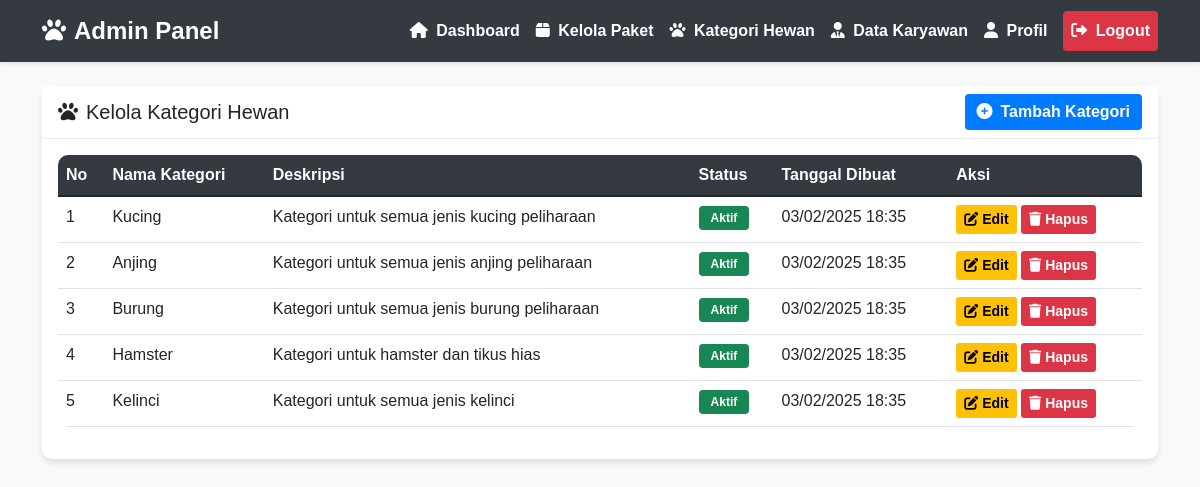
Page /admin/kategori.php (signed in) on the committed database.
### tables this page shows
CREATE TABLE `kategori_hewan` (
  `id_kategori` int NOT NULL,
  `nama_kategori` varchar(100) NOT NULL,
  `deskripsi` text,
  `status` enum('aktif','nonaktif') DEFAULT 'aktif',
  `created_at` timestamp NOT NULL DEFAULT CURRENT_TIMESTAMP
);

### admin/kategori.php (the view, shortened to what this page needs)
<?php
require_once '../includes/config.php';
$query = "SELECT * FROM kategori_hewan ORDER BY created_at DESC";
$result = mysqli_query($conn, $query);
?>
<!DOCTYPE html>
<html lang="id">
<head>
    <link href="https://cdn.jsdelivr.net/npm/bootstrap@5.1.3/dist/css/bootstrap.min.css" rel="stylesheet">
    <link rel="stylesheet" href="https://cdnjs.cloudflare.com/ajax/libs/font-awesome/6.0.0/css/all.min.css">
    <link rel="stylesheet" href="../assets/css/admin-style.css">
</head>
<body>
    <nav class="navbar navbar-expand-lg navbar-dark">
        <div class="container">
            <a class="navbar-brand" href="#">
                <i class="fas fa-paw me-2"></i>Admin Panel
            </a>
            <div class="collapse navbar-collapse" id="navbarNav">
                <ul class="navbar-nav ms-auto">
                    <li class="nav-item">
                        <a class="nav-link" href="dashboard.php">
                            <i class="fas fa-home me-1"></i> Dashboard
                        </a>
                    </li>
                    <li class="nav-item">
                        <a class="nav-link" href="paket.php">
                            <i class="fas fa-box me-1"></i> Kelola Paket
                        </a>
                    </li>
                    <li class="nav-item">
                        <a class="nav-link active" href="kategori.php">
                            <i class="fas fa-paw me-1"></i> Kategori Hewan
                        </a>
                    </li>
                    <li class="nav-item">
                        <a class="nav-link" href="karyawan.php">
                            <i class="fas fa-user-tie me-1"></i> Data Karyawan
                        </a>
                    </li>
                    <li class="nav-item">
                        <a class="nav-link" href="profil.php">
                            <i class="fas fa-user me-1"></i> Profil
                        </a>
                    </li>
                    <li class="nav-item">
                        <a class="nav-link btn btn-danger ms-2" href="logout.php">
                            <i class="fas fa-sign-out-alt me-1"></i> Logout
                        </a>
                    </li>
                </ul>
            </div>
        </div>
    </nav>
    <div class="container mt-4">
        <div class="card">
            <div class="card-header bg-white d-flex justify-content-between align-items-center">
                <h5 class="mb-0">
                    <i class="fas fa-paw me-2"></i>Kelola Kategori Hewan
                </h5>
                <button type="button" class="btn btn-primary" data-bs-toggle="modal" data-bs-target="#tambahModal">
                    <i class="fas fa-plus-circle me-2"></i>Tambah Kategori
                </button>
            </div>
            <div class="card-body">
                <div class="table-responsive">
                    <table class="table table-hover">
                        <thead>
                            <tr>
                                <th>No</th>
                                <th>Nama Kategori</th>
                                <th>Deskripsi</th>
                                <th>Status</th>
                                <th>Tanggal Dibuat</th>
                                <th>Aksi</th>
                            </tr>
                        </thead>
                        <tbody>
                            <?php
                            $no = 1;
                            while($row = mysqli_fetch_assoc($result)):
                            ?>
                                <tr>
                                    <td><?php echo $no++; ?></td>
                                    <td><?php echo htmlspecialchars($row['nama_kategori']); ?></td>
                                    <td><?php echo htmlspecialchars($row['deskripsi']); ?></td>
                                    <td>
                                        <span class="badge bg-<?php echo $row['status'] == 'aktif' ? 'success' : 'danger'; ?>">
                                            <?php echo ucfirst($row['status']); ?>
                                        </span>
                                    </td>
                                    <td><?php echo date('d/m/Y H:i', strtotime($row['created_at'])); ?></td>
                                    <td>
                                        <button type="button" class="btn btn-warning btn-sm"
                                                data-bs-toggle="modal"
                                                data-bs-target="#editModal<?php echo $row['id_kategori']; ?>">
                                            <i class="fas fa-edit"></i> Edit
                                        </button>
                                        <a href="kategori.php?delete=<?php echo $row['id_kategori']; ?>"
                                           class="btn btn-danger btn-sm"
                                           onclick="return confirm('Yakin ingin menghapus kategori ini?')">
                                            <i class="fas fa-trash"></i> Hapus
                                        </a>
                                    </td>
                                </tr>
                            <?php endwhile; ?>
                        </tbody>
                    </table>
                </div>
            </div>
        </div>
    </div>
</body>
</html>

### assets/css/admin-style.css (style rules this page uses)
body { background-color: #f8f9fa; font-family: 'Nunito', sans-serif; }
.navbar { background-color: #343a40; box-shadow: 0 2px 4px rgba(0, 0, 0, 0.1); }
.navbar-brand { font-weight: 700; font-size: 1.5rem; }
.navbar-brand i { margin-right: 10px; }
.nav-link { font-weight: 600; color: #fff !important; }
.card { border: none; border-radius: 10px; box-shadow: 0 4px 6px rgba(0, 0, 0, 0.1); transition: transform 0.3s ease; }
.card-header { background-color: #fff; border-bottom: 1px solid #e9ecef; font-weight: 700; }
.table { border-radius: 10px; overflow: hidden; }
.table thead { background-color: #343a40; color: #fff; }
.table th { font-weight: 700; }
.btn-primary { background-color: #007bff; border: none; font-weight: 600; }
.btn-warning { background-color: #ffc107; border: none; font-weight: 600; }
.btn-danger { background-color: #dc3545; border: none; font-weight: 600; }
.badge { font-weight: 600; padding: 0.5em 1em; }

### rows in the picture
kategori_hewan: nama_kategori "Kucing", deskripsi "Kategori untuk semua jenis kucing peliharaan", status "Aktif", created_at "03/02/2025 18:35"
kategori_hewan: nama_kategori "Anjing", deskripsi "Kategori untuk semua jenis anjing peliharaan", status "Aktif", created_at "03/02/2025 18:35"
kategori_hewan: nama_kategori "Burung", deskripsi "Kategori untuk semua jenis burung peliharaan", status "Aktif", created_at "03/02/2025 18:35"
kategori_hewan: nama_kategori "Hamster", deskripsi "Kategori untuk hamster dan tikus hias", status "Aktif", created_at "03/02/2025 18:35"
kategori_hewan: nama_kategori "Kelinci", deskripsi "Kategori untuk semua jenis kelinci", status "Aktif", created_at "03/02/2025 18:35"
